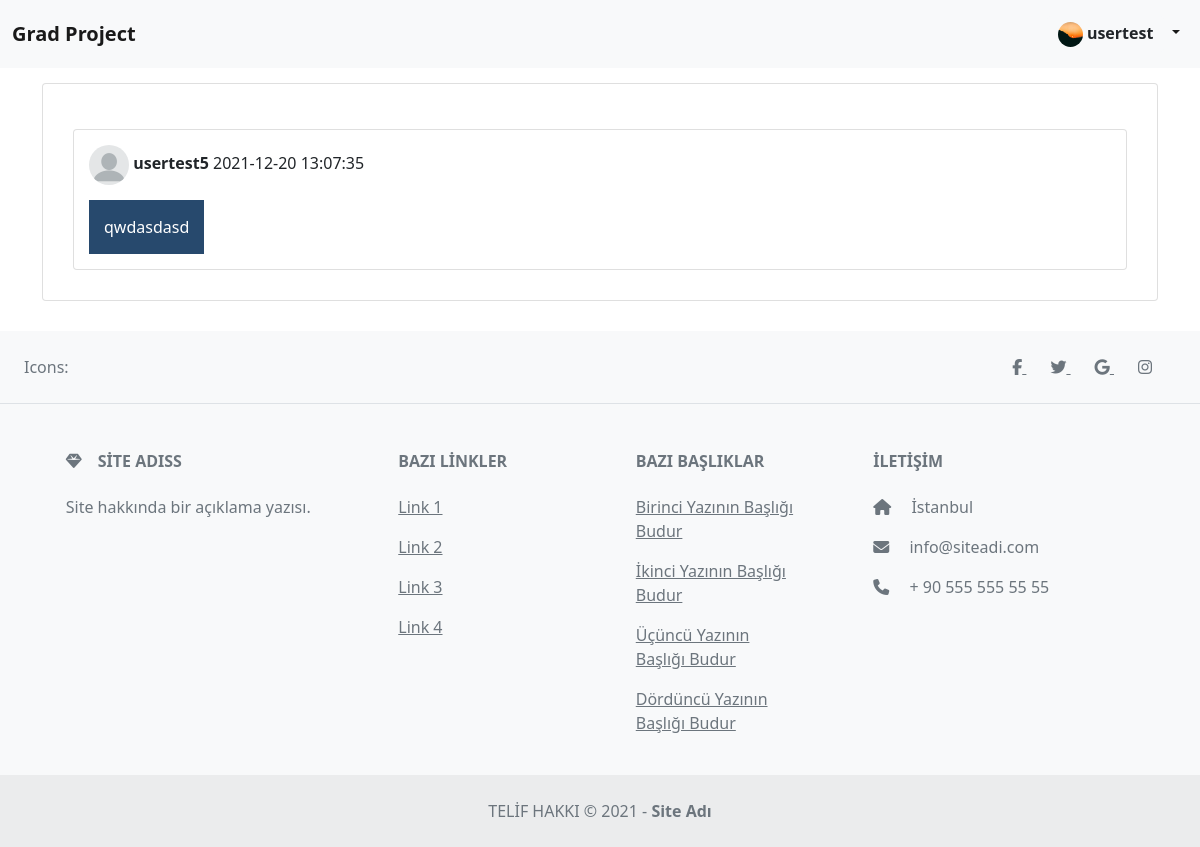
The app's page /inbox.php (signed in) with its own data.
### tables this page shows
CREATE TABLE `users` (
  `id` int(11) NOT NULL,
  `username` varchar(16) NOT NULL,
  `email` varchar(90) NOT NULL,
  `password` varchar(256) NOT NULL,
  `created_at` datetime NOT NULL DEFAULT current_timestamp(),
  `profile_photo` varchar(64) NOT NULL DEFAULT 'profile_default.png',
  `biography` varchar(180) NOT NULL DEFAULT ''
);

CREATE TABLE `messages` (
  `id` int(11) NOT NULL,
  `message_detail` text NOT NULL,
  `message_getter` varchar(16) NOT NULL,
  `message_sender` varchar(16) NOT NULL,
  `message_time` datetime NOT NULL DEFAULT current_timestamp(),
  `delete_key` int(11) NOT NULL,
  `unique_name` varchar(40) NOT NULL
);

### inbox.php (the view, shortened to what this page needs)
<?php
require_once("includes/header.php");
$sessionID = $_SESSION["id"];
$queryUserInfo = $pdo->prepare("SELECT * FROM users WHERE id = '$sessionID'");
$queryUserInfo->execute();
$getUserInfo = $queryUserInfo->fetch(PDO::FETCH_ASSOC);
$myUsername = $getUserInfo["username"];
$queryMessages = $pdo->prepare(
    "SELECT *
    FROM messages
    INNER JOIN users
    ON messages.message_sender = users.username
    WHERE (messages.message_sender = '$myUsername' OR messages.message_getter = '$myUsername')
    AND messages.delete_key = '$sessionID'
    GROUP BY messages.message_sender
    ORDER BY messages.id DESC"
);
$queryMessages->execute();
?>
<div class="container">
    <section class="padding-15 margin-top-15 card">
        <section class="message-area padding-15">
        <?php while ($getMessages = $queryMessages->fetch(PDO::FETCH_ASSOC)) { ?>
            <?php if ($getMessages['message_sender'] != $myUsername) { ?>
            <section class="margin-top-15 card padding-15">
                <div>
                    <span><img class="image-message-sender" src="/<?php echo $projectName; ?>/assets/img/profile_photos/<?php echo $getMessages['profile_photo']; ?>" /> <b><?php echo $getMessages['message_sender']; ?></b></span>
                    <span><?php echo $getMessages['message_time']; ?></span>
                </div>
                <a href="conversation?with=<?php echo $getMessages['message_sender']; ?>">
                    <div class="message-box-1 padding-15 margin-top-15">
                        <?php echo $getMessages['message_detail']; ?>
                    </div>
                </a>
            </section>
            <?php } ?>
        <?php } ?>
        </section>
    </section>
</div>
<?php require_once("includes/footer.php"); ?>

### includes/header.php (shortened to what this page needs)
<?php
$projectName = "grad-project";
require_once("config.php");
if (isset($_SESSION["loggedin"]) && $_SESSION["loggedin"] === true) {
    $loggedUserID = $_SESSION["id"];
    $queryUserInfo = $pdo->prepare("SELECT * FROM users WHERE id = $loggedUserID");
    $queryUserInfo->execute();
    $getUserInfo = $queryUserInfo->fetch(PDO::FETCH_ASSOC);
}
?>
<!DOCTYPE html>
<html lang="tr">
<head>
    <link href="https://cdn.jsdelivr.net/npm/bootstrap@5.0.2/dist/css/bootstrap.min.css" rel="stylesheet" />
    <link href="/<?php echo $projectName; ?>/assets/css/layout.css" rel="stylesheet" />
    <link href="/<?php echo $projectName; ?>/assets/css/fonts.css" rel="stylesheet" />
    <link href="/<?php echo $projectName; ?>/assets/css/colors.css" rel="stylesheet" />
    <link href="/<?php echo $projectName; ?>/assets/css/images.css" rel="stylesheet" />
</head>
<body>
    <header>
        <nav class="navbar navbar-expand-lg navbar-light bg-light">
            <div class="container-fluid">
                <a class="navbar-brand" href="/<?php echo $projectName; ?>/anasayfa"><b>Grad Project</b></a>
                <div class="collapse navbar-collapse" id="navbarToggler">
                    <ul class="navbar-nav ms-auto">
                    <?php if (isset($_SESSION["loggedin"]) && $_SESSION["loggedin"] === true) { ?>
                        <li class="nav-item dropdown">
                            <a class="nav-link active dropdown-toggle" href="#" id="navbarDarkDropdownMenuLink" role="button" data-bs-toggle="dropdown" aria-expanded="false">
                                <span class="badge bg-light text-dark font-16">
                                    <img
                                        style="border-radius: 100%;"
                                        src="/<?php echo $projectName; ?>/assets/img/profile_photos/<?php echo $getUserInfo["profile_photo"]; ?>"
                                        width="25px" height="25px" />
                                    <?php echo $getUserInfo["username"]; ?>
                                </span>
                            </a>
                        </li>
                    <?php } ?>
                    </ul>
                </div>
            </div>
        </nav>
    </header>

### assets/css/layout.css (style rules this page uses)
body, html { height: 100%; max-width: 100%; overflow-x: hidden; }
.margin-top-15 { margin-top: 15px; }
.padding-15 { padding: 15px; }
.message-box-1 { display: inline-block; background-color: #27496D; color: white; }

### assets/css/images.css (style rules this page uses)
.image-message-sender { width: 40px; height: 40px; border-radius: 100%; }

### records on screen
users: profile_photo (picture), username "usertest"
messages: users.profile_photo (placeholder picture), message_sender "usertest5", message_time "2021-12-20 13:07:35", message_detail "qwdasdasd"
